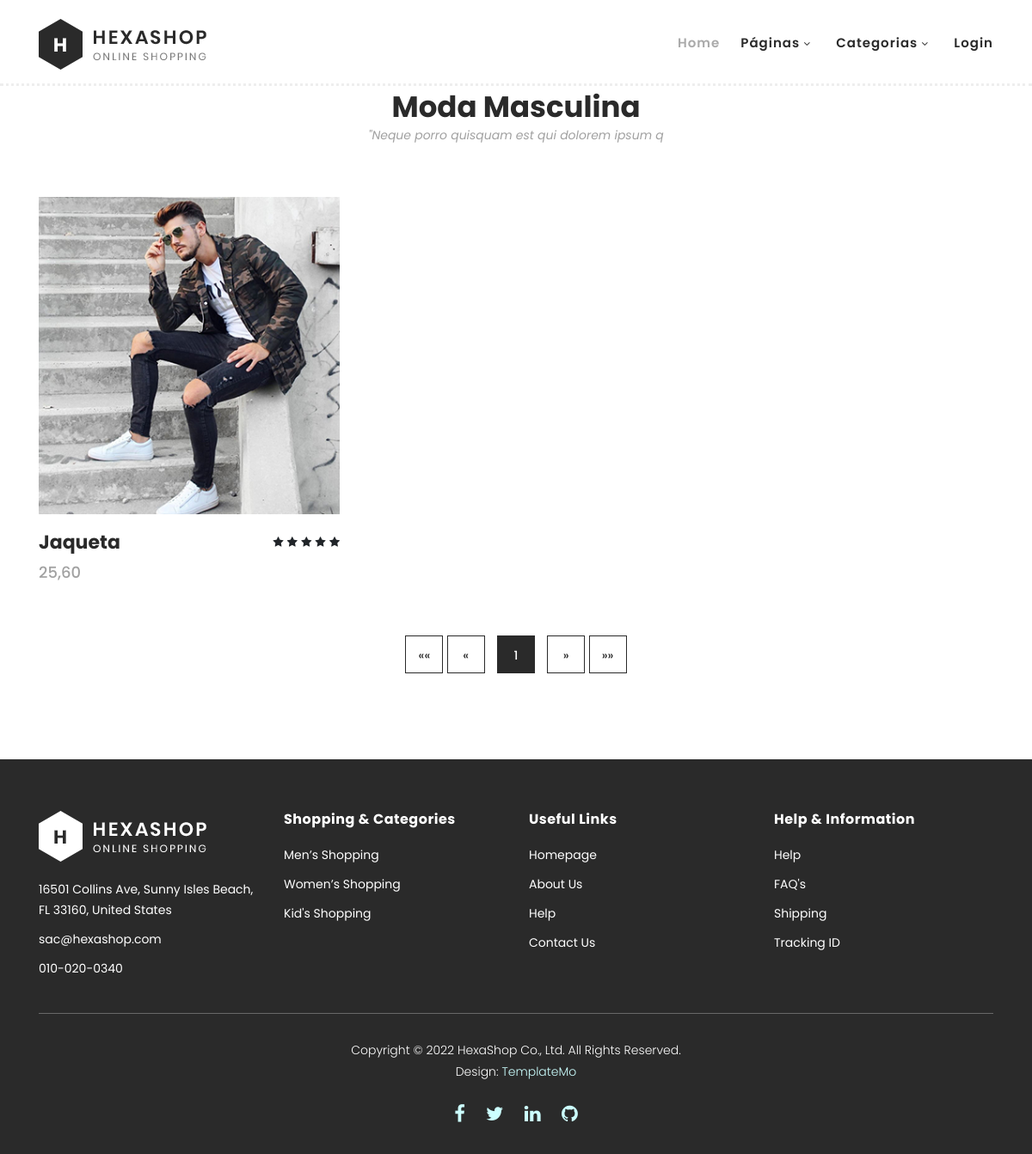
Page /category/2 on the committed database.
### core/models.py (models this page shows, shortened)
class Category(models.Model):
    category_name = models.CharField(max_length = 30, verbose_name='Categoria')
    category_description = models.CharField(max_length = 60, verbose_name='Descrição')
    category_breve = models.CharField(max_length = 45, blank=True, null=True, verbose_name='Descrição breve')
    category_image = models.ImageField(null=True, verbose_name='Imagem')
    class Meta:
        verbose_name= 'Categoria'
        verbose_name_plural = 'Categorias'
        ordering = ['category_name']

class ProductCategory(models.Model):
    product_id = models.ForeignKey("Product", on_delete=models.CASCADE)
    category_id = models.ForeignKey("Category", on_delete=models.CASCADE)
    class Meta:
        verbose_name= 'Categoria'
        verbose_name_plural = 'Categorias'

class Product(models.Model):
    product_name = models.CharField(max_length = 30, verbose_name='Produto')
    product_description = models.CharField(max_length = 60, verbose_name='Descrição')
    product_price = models.DecimalField(max_digits=7, decimal_places=2, verbose_name='Preço')
    product_status = models.BooleanField(verbose_name='Disponível')
    product_image = models.ImageField(null=True, verbose_name='Imagem')
    product_netweight = models.DecimalField(max_digits=7, decimal_places=2, verbose_name="Peso líquido (em Kg):")
    product_weight = models.DecimalField(max_digits=7, decimal_places=2, verbose_name="Peso bruto (em Kg):")
    product_height = models.DecimalField(max_digits=7, decimal_places=2, verbose_name="Altura (em cm):")
    product_width = models.DecimalField(max_digits=7, decimal_places=2, verbose_name="Largura (em cm):")
    product_length = models.DecimalField(max_digits=7, decimal_places=2, verbose_name="Profundidade (em cm):")
    class Meta:
        verbose_name= 'Produto'
        verbose_name_plural = 'Produtos'
        ordering = ['product_name']

### core/views.py (the view)
# urls.py: path("category/<int:pk>", views.category_view, name='category'),
def category_view(request, pk):
    context = dados_nav(request)
    categoria = Category.objects.get(pk=pk)
    produtos_da_categoria = categoria.productcategory_set.all()
    paginator = Paginator(produtos_da_categoria, 12)  # 12 itens por página
    page = request.GET.get('page')
    try:
        itens_paginados = paginator.page(page)
    except PageNotAnInteger:
        itens_paginados = paginator.page(1)
    except EmptyPage:
        itens_paginados = paginator.page(paginator.num_pages)
    context.setdefault('categoria', categoria)
    context.setdefault('produtos', produtos_da_categoria)
    context.setdefault('itens_paginados', itens_paginados)
    return render(request,'products.html', context)

### core/views.py (called while the page is built)
def dados_nav(request):
    categorias = Category.objects.all()
    carrinho = request.session.get('cart', {})
    qtd_prod = len(carrinho)
    context = {'categorias': categorias,
               'qtd_prod': qtd_prod,
               'dados': dados}
    return context

### core/templates/products.html (shortened to what this page needs)
{% extends "base.html" %}
{% load static %}
{% block content %}
    <section class="section" id="products">
        <div class="container">
            <div class="row pt-4">
                <div class="col-lg-12">
                    <div class="section-heading">
                        <h2>{{ categoria.category_name|safe }}</h2>
                        <span>{{ categoria.category_breve|safe }}</span>
                    </div>
                </div>
            </div>
        </div>
        <div class="container">
            <div class="row">
                {% for item in itens_paginados %}
                <div class="col-lg-4">
                    <div class="item">
                        <div class="thumb">
                            <img src="{{ item.product_id.product_image.url }}" alt="">
                        </div>
                        <div class="down-content">
                            <h4>{{ item.product_id.product_name }}</h4>
                            <span>{{ item.product_id.product_price|floatformat:2 }}</span>
                            <ul class="stars">
                                <li><i class="fa fa-star"></i></li>
                                <li><i class="fa fa-star"></i></li>
                                <li><i class="fa fa-star"></i></li>
                                <li><i class="fa fa-star"></i></li>
                                <li><i class="fa fa-star"></i></li>
                            </ul>
                        </div>
                    </div>
                </div>
                {% endfor %}
                <div class="col-lg-12">
                    <div class="pagination">
                            <ul>
                                <li>
                                    {% if itens_paginados.has_previous %}
                                        <a href="?page=1">&lt;&lt;</a>
                                        <a href="?page={{ itens_paginados.previous_page_number }}">&lt;</a>
                                    {% else %}
                                        <a>&laquo;&laquo;</a>
                                        <a >&laquo;</a>
                                    {% endif %}
                                </li>
                                {% for page_num in itens_paginados.paginator.page_range %}
                                <li class="{% if itens_paginados.number == page_num %}active{% endif %}">
                                    <a href="?page={{ page_num }}">{{ page_num }}</a>
                                </li>
                                {% endfor %}
                                <li>
                                    {% if itens_paginados.has_next %}
                                        <a href="?page={{ itens_paginados.next_page_number }}">&gt;</a>
                                        <a href="?page={{ itens_paginados.paginator.num_pages }}">&gt;&gt;</a>
                                    {% else %}
                                        <a>&raquo;</a>
                                        <a >&raquo;&raquo;</a>
                                    {% endif %}
                                </li>
                            </ul>
                    </div>
                </div>
            </div>
        </div>
    </section>
 {% endblock content %}

### core/static/css/templatemo-hexashop.css (style rules this page uses)
html, body, div, span, applet, object, iframe, h1, h2, h3, h4, h5, h6, p, blockquote, div pre, a, abbr, acronym, address, big, cite, code, del, dfn, em, font, img, ins, kbd, q, s, samp, small, strike, strong, sub, sup, tt, var, b, u, i, center, dl, dt, dd, ol, ul, li, figure, header, nav, section, article, aside, footer, figcaption { margin: 0; padding: 0; border: 0; outline: 0; }
ul, li { padding: 0; margin: 0; list-style: none; }
header, nav, section, article, aside, footer, hgroup { display: block; }
* { box-sizing: border-box; }
html, body { font-family: 'Poppins', sans-serif; font-weight: 400; background-color: #fff; font-size: 16px; -ms-text-size-adjust: 100%; -webkit-font-smoothing: antialiased; -moz-osx-font-smoothing: grayscale; }
a { text-decoration: none !important; }
h1, h2, h3, h4, h5, h6 { margin-top: 0px; margin-bottom: 0px; }
ul { margin-bottom: 0px; }
html, body { background: #fff; font-family: 'Poppins', sans-serif; }
.section-heading h2 { font-size: 34px; font-weight: 700; color: #2a2a2a; }
.section-heading span { font-size: 14px; color: #a1a1a1; font-style: italic; font-weight: 400; }
#products .section-heading { text-align: center; margin-bottom: 60px; margin-top: 80px; }
#products .item { margin-bottom: 30px; }
#products .item .thumb img { width: 100%; overflow: hidden; }
#products .item .down-content { padding-top: 20px; position: relative; z-index: 3; background-color: #fff; }
#products .item .down-content h4 { font-size: 22px; color: #2a2a2a; font-weight: 700; margin-bottom: 8px; }
#products .item .down-content span { font-size: 18px; color: #a1a1a1; font-weight: 500; display: block; }
#products .item .down-content ul.stars { position: absolute; right: 0; top: 20px; }
#products .item .down-content ul.stars li { display: inline; font-size: 13px; }
#products .item .thumb { position: relative; }
#products .pagination { margin-top: 30px; margin-bottom: 40px; }
#products .pagination ul { text-align: center; width: 100%; }
#products .pagination ul li { display: inline; margin: 0px 5px; }
#products .pagination ul li a { width: 44px; height: 44px; border: 1px solid #2a2a2a; display: inline-block; text-align: center; line-height: 44px; font-size: 14px; font-weight: 500; color: #2a2a2a; }
#products .pagination ul li a:hover, #products .pagination ul li.active a { background-color: #2a2a2a; color: #fff; }

### rows in the picture
Category: category_name "Moda Masculina", category_breve "\"Neque porro quisquam est qui dolorem ipsum q"
ProductCategory: product_id.product_image (picture), product_id.product_name "Jaqueta", product_id.product_price "25,60"

### other values in the picture
{{ page_num }} "1"
{{ dados.loja_end }} "16501 Collins Ave, Sunny Isles Beach, FL 33160, United States"
{{ dados.loja_email }} "sac@hexashop.com"
{{ dados.loja_tel }} "010-020-0340"
